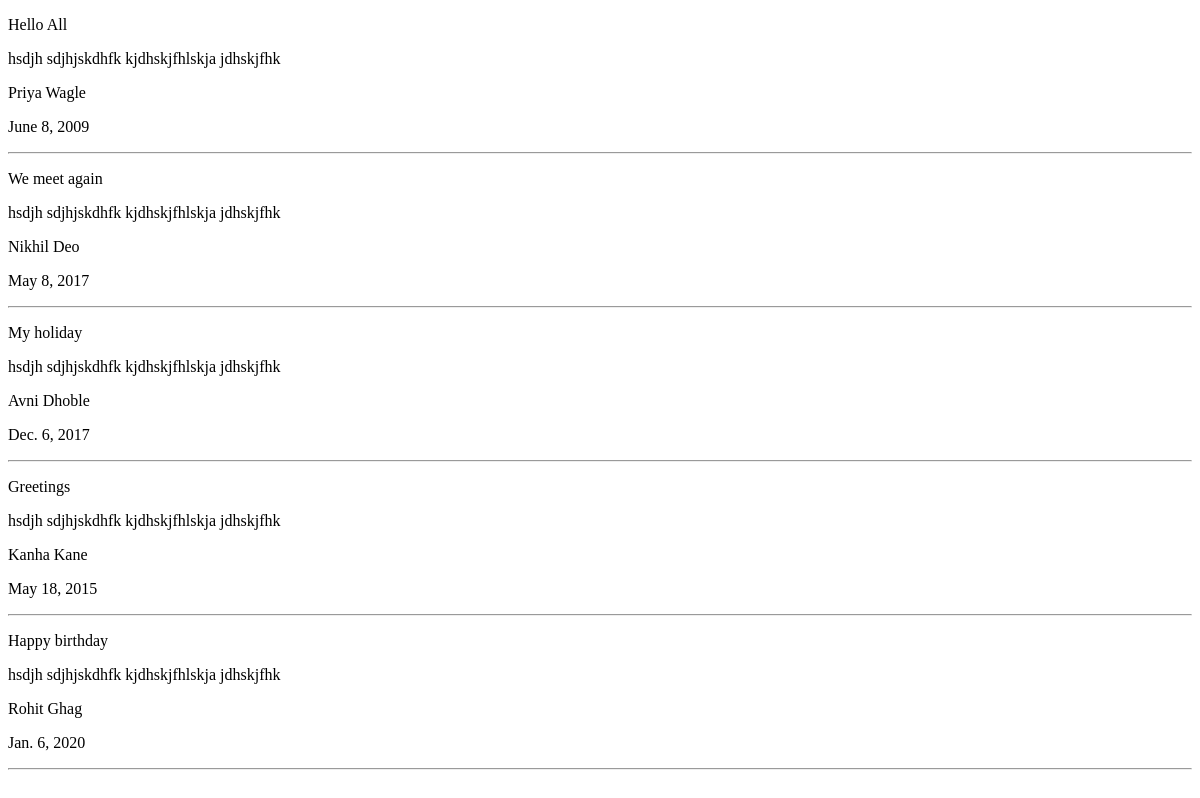
The page /blogs/ on the database as committed earlier.
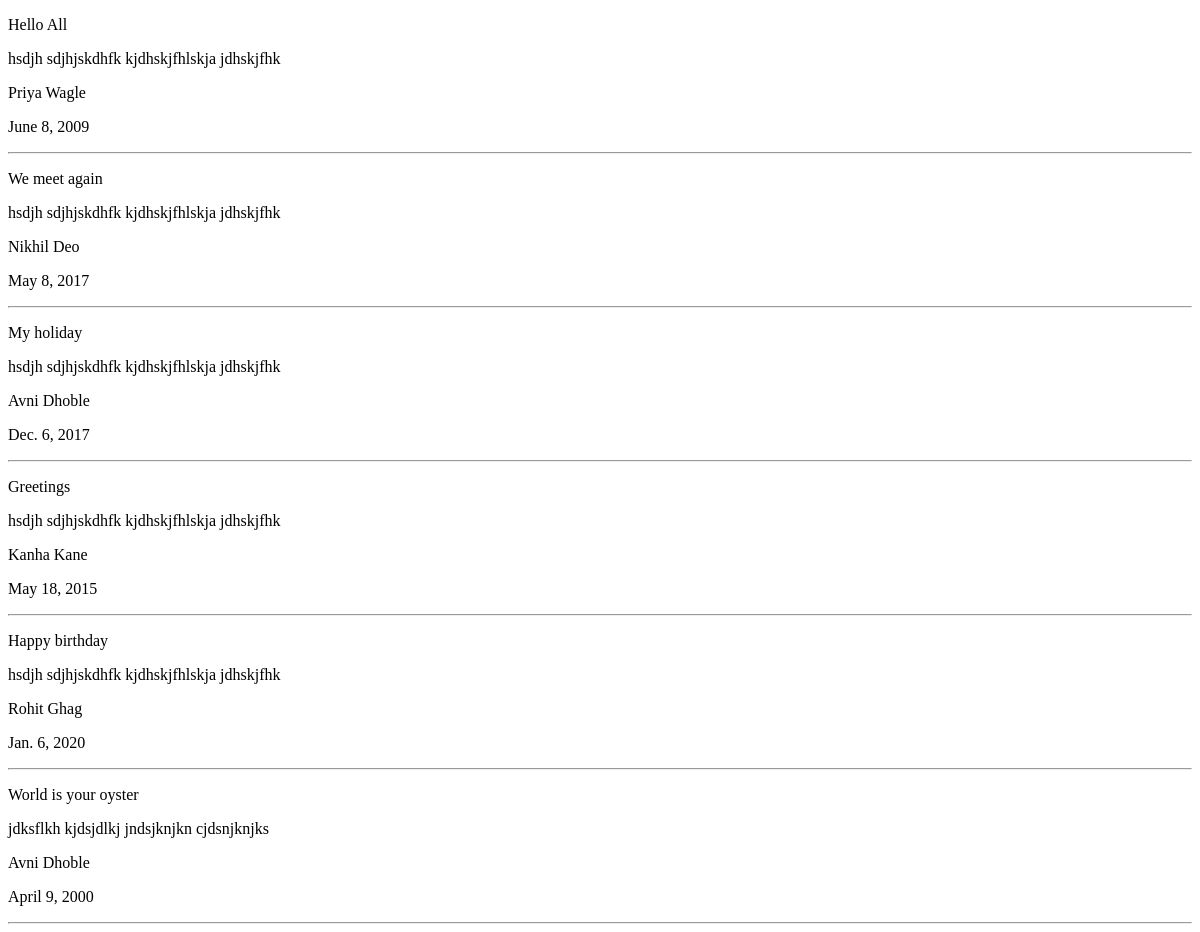
The same page on the database as committed later.
### blogs/models.py (models this page shows, shortened)
class BlogPosts(models.Model):
    name = models.CharField(max_length=200)
    date_modified = models.DateField()
    date_created = models.DateField()
    blog_text = models.TextField()
    blogger = models.ForeignKey(Blogger, on_delete=models.CASCADE)

class Blogger(models.Model):
    name = models.CharField(max_length=50)
    email = models.EmailField(max_length=100)

### blogs/views.py (the view)
# urls.py: path("", ViewAll.as_view()),
class ViewAll(ListView):
    model = BlogPosts
    template_name = "blogs/allblogs.html"

### blogs/templates/blogs/allblogs.html (shortened to what this page needs)
<!DOCTYPE html>
<html lang="en">
<head>
</head>
<body>
    {%if object_list%}
    {%for x in object_list %}
    <p>{{x.name}}</p>
    <p>{{x.blog_text}}</p>
    <p>{{x.blogger.name}}</p>
    <p>{{x.date_created}}</p>
    <hr>
    {%endfor%}
    {%else%}
    <p>No data</p>
    {%endif%}
</body>
</html>

Rows that differ between the two databases and show on the page:
added BlogPosts: name "World is your oyster", blog_text "jdksflkh kjdsjdlkj jndsjknjkn cjdsnjknjks", blogger.name "Avni Dhoble", date_created "April 9, 2000"
